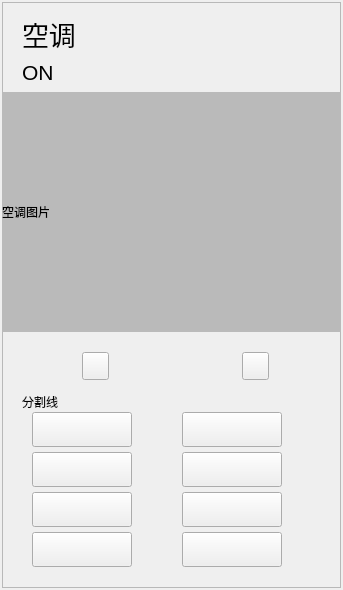
<?xml version="1.0" encoding="UTF-8"?>
<ui version="4.0">
 <class>device_ac</class>
 <widget class="QWidget" name="device_ac">
  <property name="geometry">
   <rect>
    <x>0</x>
    <y>0</y>
    <width>343</width>
    <height>590</height>
   </rect>
  </property>
  <property name="windowTitle">
   <string>Form</string>
  </property>
  <property name="styleSheet">
   <string notr="true"/>
  </property>
  <layout class="QGridLayout" name="gridLayout">
   <property name="leftMargin">
    <number>2</number>
   </property>
   <property name="topMargin">
    <number>2</number>
   </property>
   <property name="rightMargin">
    <number>2</number>
   </property>
   <property name="bottomMargin">
    <number>2</number>
   </property>
   <item row="0" column="0">
    <widget class="QFrame" name="frame_background">
     <property name="styleSheet">
      <string notr="true"/>
     </property>
     <property name="frameShape">
      <enum>QFrame::StyledPanel</enum>
     </property>
     <property name="frameShadow">
      <enum>QFrame::Raised</enum>
     </property>
     <widget class="QPushButton" name="btn_xiao">
      <property name="geometry">
       <rect>
        <x>180</x>
        <y>410</y>
        <width>100</width>
        <height>35</height>
       </rect>
      </property>
      <property name="text">
       <string/>
      </property>
     </widget>
     <widget class="QPushButton" name="btn_speed">
      <property name="geometry">
       <rect>
        <x>240</x>
        <y>350</y>
        <width>27</width>
        <height>28</height>
       </rect>
      </property>
      <property name="text">
       <string/>
      </property>
     </widget>
     <widget class="QPushButton" name="btn_high">
      <property name="geometry">
       <rect>
        <x>180</x>
        <y>530</y>
        <width>100</width>
        <height>35</height>
       </rect>
      </property>
      <property name="text">
       <string/>
      </property>
     </widget>
     <widget class="QPushButton" name="btn_auto">
      <property name="geometry">
       <rect>
        <x>30</x>
        <y>410</y>
        <width>100</width>
        <height>35</height>
       </rect>
      </property>
      <property name="text">
       <string/>
      </property>
     </widget>
     <widget class="QPushButton" name="btn_mid">
      <property name="geometry">
       <rect>
        <x>180</x>
        <y>490</y>
        <width>100</width>
        <height>35</height>
       </rect>
      </property>
      <property name="text">
       <string/>
      </property>
     </widget>
     <widget class="QLabel" name="label_ac">
      <property name="geometry">
       <rect>
        <x>0</x>
        <y>90</y>
        <width>343</width>
        <height>240</height>
       </rect>
      </property>
      <property name="styleSheet">
       <string notr="true">background-color: rgb(186, 186, 186);</string>
      </property>
      <property name="text">
       <string>空调图片</string>
      </property>
     </widget>
     <widget class="QPushButton" name="btn_dry">
      <property name="geometry">
       <rect>
        <x>30</x>
        <y>490</y>
        <width>100</width>
        <height>35</height>
       </rect>
      </property>
      <property name="text">
       <string/>
      </property>
     </widget>
     <widget class="QPushButton" name="btn_low">
      <property name="geometry">
       <rect>
        <x>180</x>
        <y>450</y>
        <width>100</width>
        <height>35</height>
       </rect>
      </property>
      <property name="text">
       <string/>
      </property>
     </widget>
     <widget class="QPushButton" name="btn_cold">
      <property name="geometry">
       <rect>
        <x>30</x>
        <y>450</y>
        <width>100</width>
        <height>35</height>
       </rect>
      </property>
      <property name="text">
       <string/>
      </property>
     </widget>
     <widget class="QPushButton" name="btn_mode">
      <property name="geometry">
       <rect>
        <x>80</x>
        <y>350</y>
        <width>27</width>
        <height>28</height>
       </rect>
      </property>
      <property name="text">
       <string/>
      </property>
     </widget>
     <widget class="QPushButton" name="btn_wind">
      <property name="geometry">
       <rect>
        <x>30</x>
        <y>530</y>
        <width>100</width>
        <height>35</height>
       </rect>
      </property>
      <property name="text">
       <string/>
      </property>
     </widget>
     <widget class="QLabel" name="label_text_ac">
      <property name="geometry">
       <rect>
        <x>20</x>
        <y>16</y>
        <width>81</width>
        <height>31</height>
       </rect>
      </property>
      <property name="font">
       <font>
        <pointsize>20</pointsize>
        <weight>50</weight>
        <bold>false</bold>
       </font>
      </property>
      <property name="text">
       <string>空调</string>
      </property>
     </widget>
     <widget class="QLabel" name="label_onoff">
      <property name="geometry">
       <rect>
        <x>20</x>
        <y>60</y>
        <width>72</width>
        <height>21</height>
       </rect>
      </property>
      <property name="font">
       <font>
        <pointsize>16</pointsize>
        <weight>50</weight>
        <bold>false</bold>
       </font>
      </property>
      <property name="text">
       <string>ON</string>
      </property>
     </widget>
     <widget class="QLabel" name="label_fenge">
      <property name="geometry">
       <rect>
        <x>20</x>
        <y>390</y>
        <width>301</width>
        <height>20</height>
       </rect>
      </property>
      <property name="text">
       <string>分割线</string>
      </property>
     </widget>
    </widget>
   </item>
  </layout>
 </widget>
 <resources/>
 <connections/>
</ui>
